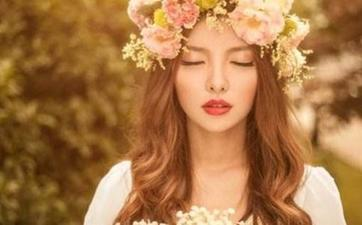
#> input picture 12third_party_module/attachment/test.jpg, 362 x 225 px
$ python 01pillow.py
#> lines starting #> are read from the running program, lines starting #| are printed output that depends on the picture
from PIL import Image, ImageDraw, ImageFont, ImageFilter
import random


#操作图像 缩放
im = Image.open("attachment//test.jpg")
#> im is the input picture: PIL image 362x225 RGB; mean R, G, B 169.7, 119.4, 71.2
w, h = im.size
#> w = 362; h = 225
print('Original image size: %s * %s ' % (w, h))
#| Original image size: 362 * 225

im.thumbnail((w//2, h//2))
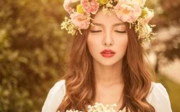
#> im: PIL image 180x112 RGB; mean R, G, B 169.7, 119.5, 71.2
print("Resize image to : %s * %s" % (w//2, h//2))
#| Resize image to : 181 * 112
im.save("attachment//thumbnail.jpg", 'jpeg')

#生成验证码
# 随机字母:
def rndChar():
    return chr(random.randint(65, 90))

# 随机颜色1:
def rndColor():
    return (random.randint(64, 255), random.randint(64, 255), random.randint(64, 255))

# 随机颜色2:
def rndColor2():
    return (random.randint(32, 127), random.randint(32, 127), random.randint(32, 127))

# 240 x 60:
width = 60 * 4
height = 60
image = Image.new('RGB', (width, height), (255, 255, 255))
#> image: PIL image 240x60 RGB; every value is 255
# 创建Font对象:
font = ImageFont.truetype('attachment/arial.ttf', 36)
# 创建Draw对象:
draw = ImageDraw.Draw(image)
# 填充每个像素:
for x in range(width):
    for y in range(height):
        draw.point((x, y), fill=rndColor())
# 输出文字:
for t in range(4):
    draw.text((60 * t + 10, 10), rndChar(), font=font, fill=rndColor2())
# 模糊:
image = image.filter(ImageFilter.BLUR)
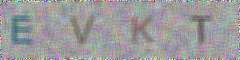
#> image: PIL image 240x60 RGB; mean R, G, B 156, 155.5, 156.5
image.save('attachment/code.jpg', 'jpeg')
